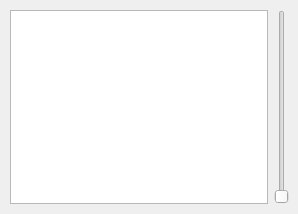
<?xml version="1.0" encoding="UTF-8"?>
<ui version="4.0">
 <class>DSecundario</class>
 <widget class="QDialog" name="DSecundario">
  <property name="geometry">
   <rect>
    <x>0</x>
    <y>0</y>
    <width>298</width>
    <height>214</height>
   </rect>
  </property>
  <property name="windowTitle">
   <string>Dialog</string>
  </property>
  <widget class="QWidget" name="">
   <property name="geometry">
    <rect>
     <x>10</x>
     <y>10</y>
     <width>279</width>
     <height>194</height>
    </rect>
   </property>
   <layout class="QHBoxLayout" name="horizontalLayout">
    <item>
     <widget class="QListWidget" name="listaNombres"/>
    </item>
    <item>
     <widget class="QSlider" name="slider">
      <property name="orientation">
       <enum>Qt::Vertical</enum>
      </property>
     </widget>
    </item>
   </layout>
  </widget>
 </widget>
 <resources/>
 <connections/>
</ui>
